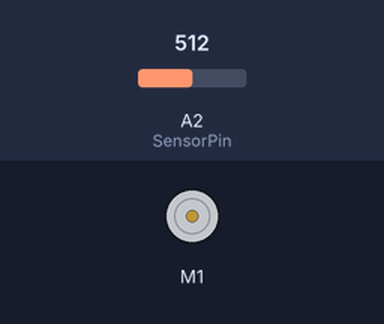
Bench run of a sketch on a simulated Arduino Uno, built with avr-gcc and run on an emulated ATmega328P. Shown: DC motor (green arrow = forward, orange = backward, longer = faster). The test bench sets the inputs (shaded band); at power-on: A2 (SensorPin) = 512. What the sketch prints to the serial monitor is not drawn.

Above: at 2.6 s.
At 7.7 s:
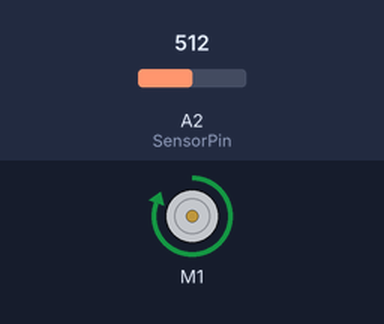
Timing chart, 0 to 13.3 s (numbered marks = the images above):
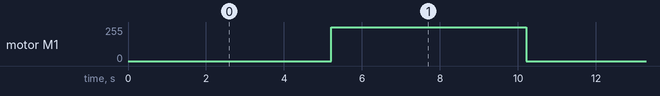

Measured:
- by itself, motor M1: alternates forward 255/255 for 5.0 s and stopped for 5.2 s

The sketch:

Testing_Sensor.ino
```cpp
#include <Wire.h>
#include <Adafruit_MotorShield.h>
#include "utility/Adafruit_PWMServoDriver.h"

Adafruit_MotorShield AFMS = Adafruit_MotorShield();
Adafruit_DCMotor *DC_gear_head_motor = AFMS.getMotor(1);

const unsigned short SensorPin = 2;

const unsigned short HALF = 125;
const unsigned short FULL = 255; //2^8 - 1

int timer_prescaler;
int timer_preload;
int white_or_black;
short white_or_black_boolean = 0;
short last_state = 0;
unsigned long last_state_change = 0; // time in microseconds since the last state change
unsigned long num_state_changes = 0;


// debugging
long test_counter;
long start_time;

void setup(){

  // --------------------------------------------------------------------------------------------
  // Dark Magic: Setting up the internal Arduino timer
  int microsecond_delay = 400; // 2500 hz.

  // prescaler = 64
  TCCR1B = TCCR1B | B00000011; // set bits
  TCCR1B = TCCR1B & B11111011; // clear bits
  timer_prescaler = 64;

  long clock_frequency = 16000000 / timer_prescaler;
  long X = (long)((clock_frequency * microsecond_delay) / 1000000);
  timer_preload = 255 + 1 - (byte)X;

    /* Setup phase: configure and enable timer2 overflow interrupt */
  /* First disable the timer overflow interrupt while we're configuring */
  TIMSK2 &= ~(1<<TOIE2);

  /* Configure timer2 in normal mode (pure counting, no PWM etc.) */
  TCCR2A &= ~((1<<WGM21) | (1<<WGM20));
  TCCR2B &= ~(1<<WGM22);

  /* Select clock source: internal I/O clock */
  ASSR &= ~(1<<AS2);

  /* Disable Compare Match A interrupt enable (only want overflow) */
  TIMSK2 &= ~(1<<OCIE2A);


  /* Finally load end enable the timer */
  TCNT2 = timer_preload;
  TIMSK2 |= (1<<TOIE2);

  // --------------------------------------------------------------------------------------------

  AFMS.begin();
  Serial.begin(9600);

  Serial.print("timer_preload: ");
  Serial.println(timer_preload);
  Serial.print("clock_frequency: ");
  Serial.println(clock_frequency);


  start_time = millis();
}
int temp_loop_counter = 0;

void loop(){
  Serial.print("State Changes: ");
  Serial.println(num_state_changes);
  if (temp_loop_counter > 25){
    DC_gear_head_motor->run(FORWARD);
    DC_gear_head_motor->setSpeed(FULL);
    if (temp_loop_counter > 50) {
      DC_gear_head_motor->run(FORWARD);
      DC_gear_head_motor->setSpeed(0);
      temp_loop_counter = 0;
    }
  }
  temp_loop_counter ++;
  delay(200);
}

ISR(TIMER2_OVF_vect) {
  /* Reload the timer */
  TCNT2 = timer_preload;   //Counter overflows! Reload the timer

  white_or_black = analogRead(SensorPin);
  if (white_or_black > 500){ white_or_black_boolean = 1; }
  else{ white_or_black_boolean = 0; }

  if (white_or_black_boolean != last_state) // Does not equal last_state; oh my!! the color has changed!!
  {
    if (abs(micros() - last_state_change) > 2000) // .4ms, to provide a basic low pass filter to stop multiple reads
    {
      // State has changed!!
      last_state = white_or_black_boolean;
      last_state_change = micros();
      num_state_changes ++;
    }
  }
}
```
